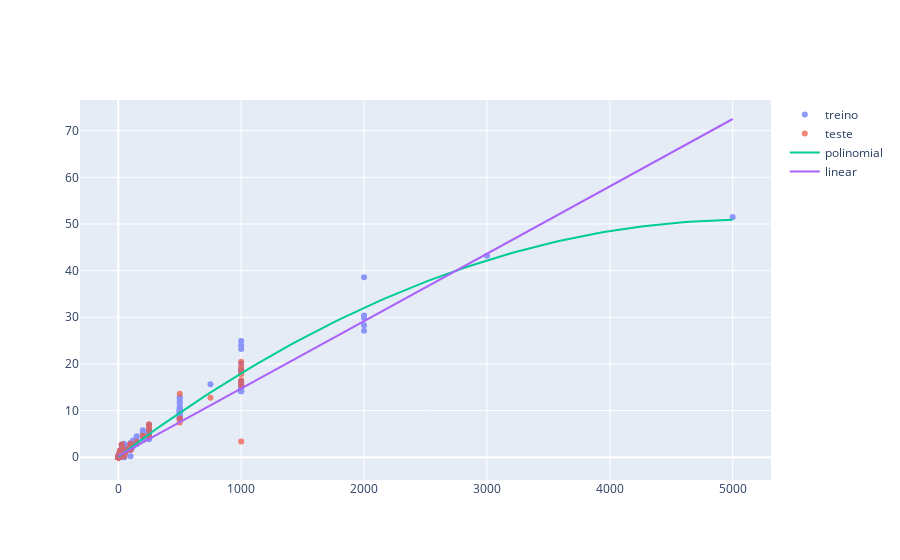

The cell this chart's notebook holds for it:
### Code cell
# 
fig = go.Figure([
    go.Scatter(x=x_treino.squeeze(), y=y_treino, name='treino', mode='markers',  opacity=0.7),
    go.Scatter(x=x_teste.squeeze(), y=y_teste, name='teste', mode='markers', opacity=0.7),
    go.Scatter(x=x_range, y=previsoes_poly, name='polinomial'),
    go.Scatter(x=x_range, y=previsoes_linear, name='linear')
    
    
])
fig.show()
